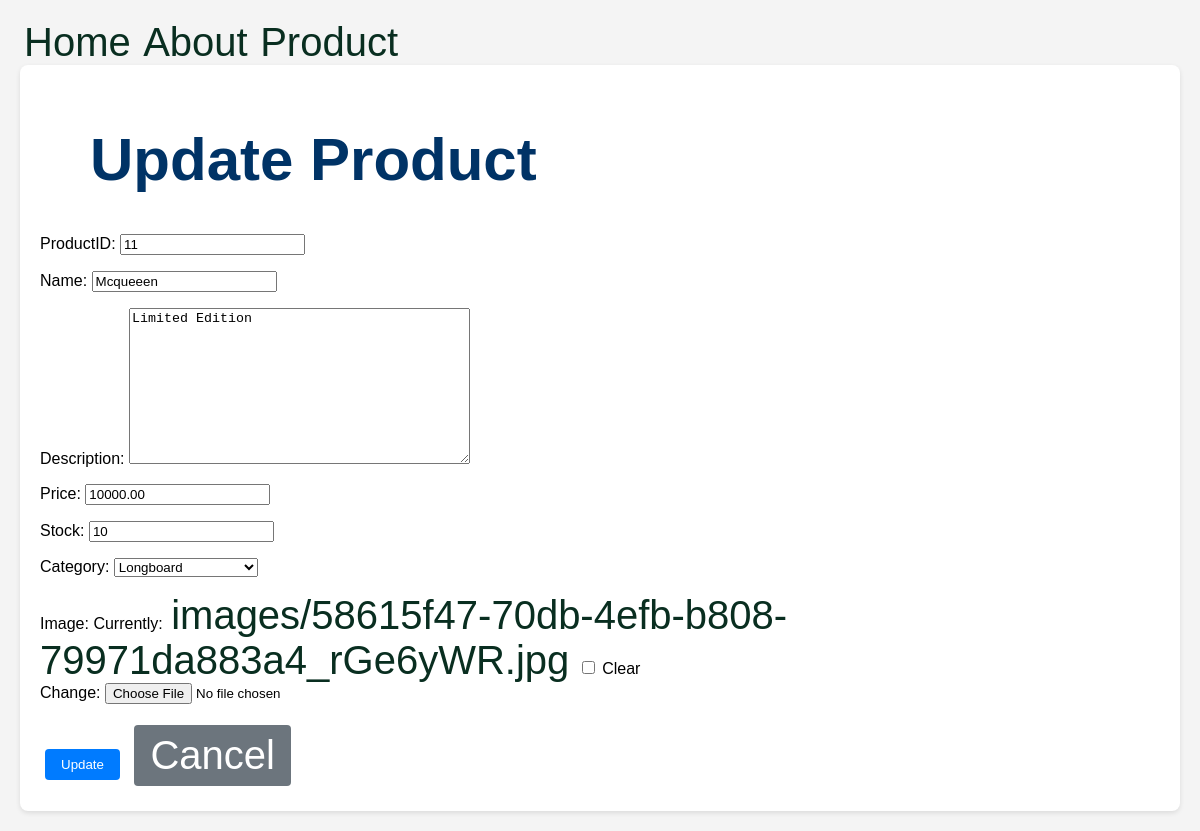
Page /product/11/update/ on the committed database.
### app/models.py (models this page shows, shortened)
class Product(models.Model):
    productID = models.CharField(max_length=20, primary_key=True)
    name = models.CharField(max_length=100)
    description = models.TextField()
    price = models.DecimalField(max_digits=10, decimal_places=2)
    stock = models.PositiveIntegerField()
    category = models.ForeignKey(Category, related_name="products", on_delete=models.CASCADE)
    image = models.ImageField(null=True, blank=True, upload_to='images/')

class Category(models.Model):
    categoryID = models.AutoField(primary_key=True)
    name = models.CharField(max_length=50, unique=True)
    description = models.TextField(null=True, blank=True)
    def __str__(self):
        return self.name

### app/views.py (the view)
# urls.py: path('product/<int:pk>/update/', ProductUpdateView.as_view(), name='product_update'),
class ProductUpdateView(UpdateView):
    model = Product
    fields = '__all__'
    success_url = reverse_lazy('product_list')

### app/templates/app/product_form.html (shortened to what this page needs)
{% extends 'app/base.html' %}
{% load static %}
{% block content %}
    <link rel="stylesheet" href="{% static 'css/style.css' %}">
<div class="form-container">  <h1>{% if form.instance.pk %}Update{% else %}Create{% endif %} Product</h1>  <form method="post" enctype="multipart/form-data">
        {{ form.as_p }}  <button type="submit" class="btn btn-submit">{% if form.instance.pk %}Update{% else %}Create{% endif %}</button>
        <a href="{% url 'product_list' %}" class="btn btn-cancel">Cancel</a>  </form>
</div>
{% endblock content %}

### static/css/base.css (style rules this page uses)
h1 { color: #003366; margin-left: 50px; font-size: 60px; }
a { color: #092e20; font-size: 40px; box-shadow: inset 0 0 0 0 gray; padding: 0 .25rem; transition: color .3s ease-in-out, box-shadow .3s ease-in-out; text-decoration: none; position: relative; }
body { background-repeat: no-repeat; background-attachment: fixed; background-size: cover; }

### static/css/style.css (style rules this page uses)
body { font-family: sans-serif; margin: 20px; background-color: #f4f4f4; }
.product-list-container, .form-container { background-color: white; padding: 20px; border-radius: 8px; box-shadow: 0 2px 5px rgba(0, 0, 0, 0.1); margin-bottom: 20px; }
.btn { display: inline-block; padding: 8px 16px; margin: 5px; text-decoration: none; border-radius: 4px; border: none; cursor: pointer; transition: background-color 0.3s; }
.btn-create, .btn-submit { background-color: #007bff; color: white; }
.btn-cancel { background-color: #6c757d; color: white; }

### rows in the picture
Product: productID "11", name "Mcqueeen", description "Limited Edition", price "10000.00", stock "10", category "Longboard"
